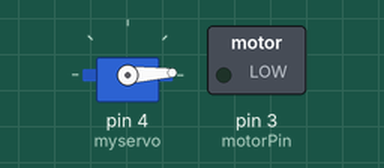
Simulated run of this sketch. Board: Arduino Uno, built with avr-gcc and run on an emulated ATmega328P. On the bench: servo, switched loads named in the sketch (green lamp = pin HIGH).

Above: at 0.05 s.
At 0.75 s:
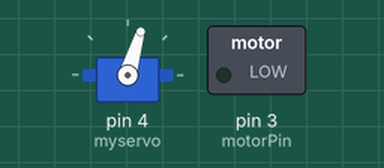
At 1.8 s:
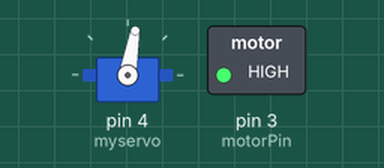
At 3.6 s:
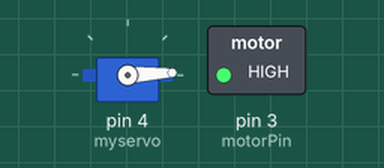
Timing chart, 0 to 7.3 s (numbered marks = the images above):
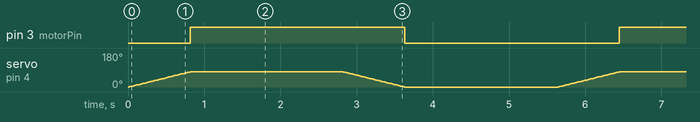

The sketch:

BubbleMaker.ino
```cpp
#include <Servo.h>

Servo myservo;  // create servo object to control a servo
int pos = 0;    // variable to store the servo position


int motorPin = 3;// the dc motor's pin


void setup() {
  pinMode(motorPin, OUTPUT);
  myservo.attach(4);
}
void loop() {


for (pos = 0; pos <= 80; pos += 1) { // goes from 0 degrees to 180 degrees in steps of 1 degree
      myservo.write(pos);              // tell servo to go to position in variable 'pos'
      delay(10);                       // waits 10ms for the servo to reach the position
     }
    digitalWrite(motorPin, HIGH);     //switch on the dc motor
    delay(2000);


    for (pos = 80; pos >= 0; pos -= 1) { // goes from 180 degrees to 0 degrees
      myservo.write(pos);              // tell servo to go to position in variable 'pos'
      delay(10);                       // waits 10ms for the servo to reach the position
    }
    digitalWrite(motorPin, LOW);       //switch off the dc motor
    delay(2000);


  }
```

Measured:
- by itself, pin 3 (motorPin): alternates HIGH for 2.8 s and LOW for 2.8 s
